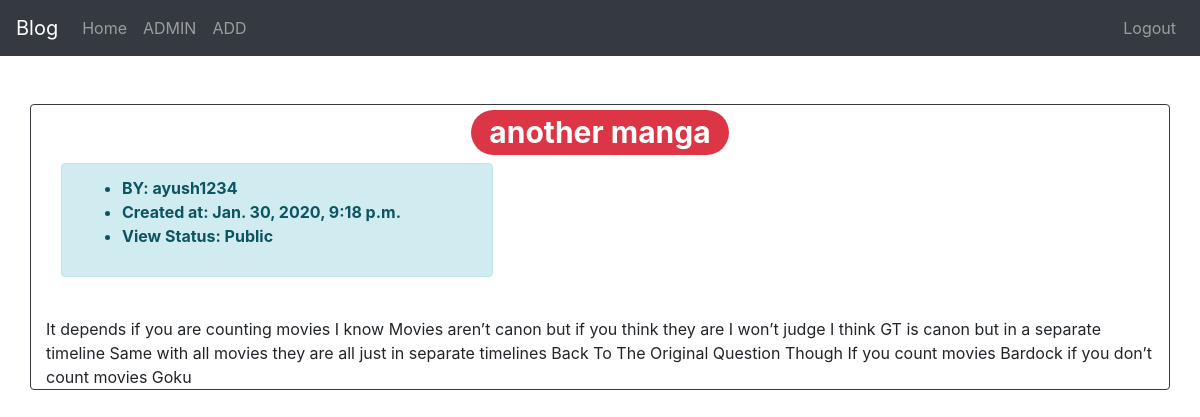
Screenshot of /article/4/ (signed in) with the database file from the repository.
### blog/models.py (models this page shows, shortened)
class article(models.Model):
    user = models.ForeignKey(User, on_delete = models.CASCADE)
    title = models.CharField(null= True, max_length= 100)
    description = models.TextField(null= True, blank= True)
    image = models.FileField(null= True, blank= True)
    time = models.DateTimeField(auto_now_add = True )
    private = models.BooleanField(default= False)

### blog/views.py (the view)
# urls.py: re_path(r'^article/(?P<article_id>[0-9]+)/$',views.fullArticle,name="fullArticle")
@login_required
def fullArticle(request,article_id):
    try:
        art = article.objects.get(id =article_id)
    except article.DoesNotExist:
        raise Http404("Aricle does not exists")
    if request.user == art.user or art.private == False:
        return render(request,'detail.html',{'article':art})
    else:
        raise Http404("Unathorized acess.This is a security feature added. Only private and self article can be viewed")

### templates/detail.html (shortened to what this page needs)
{% extends 'base.html' %}
{% block body %}
<br>
<br>
<div class="container border border-dark rounded">
    <div class="text-center">
    <h1 ><span class="badge badge-pill badge-danger">{{article.title}}</span></h1>
    </div>
    <div class= "col-md-5">
        <div class="alert alert-info">
            <strong>
                <ul>
                    <li>BY: {{article.user.username}}</li>
                    <li>Created at: {{article.time}}</li>
                    <li>View Status:
                    {% if article.private %}
                        Private
                        {% else %}
                        Public
                    {% endif %}
                        </li>
                </ul>
            </strong>
          </div>
    </div >
    <br>
    {{article.description}}
</div>
<br>
<br>
{% endblock body %}

### rows the page displays
article: title "another manga", user.username "ayush1234", time "Jan. 30, 2020, 9:18 p.m.", description "It depends if you are counting movies I know Movies aren’t canon but if you think they are I won’t judge I think GT is canon but in a separate timeline Same with all movies they are all just in separate timelines Back To The Original Question Though If you count movies Bardock if you don’t count movies Goku"
